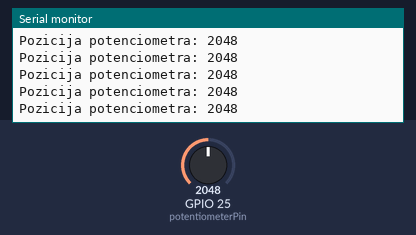
Bench run of a sketch on a simulated ESP32. Shown: the last lines printed to the serial monitor. The inputs (shaded band) are chosen by the test bench; at power-on: GPIO 25 (potentiometerPin) = 2048.

Above: at 1.2 s.
1.3 s: GPIO 25 (potentiometerPin) set to 11
At 2.2 s:
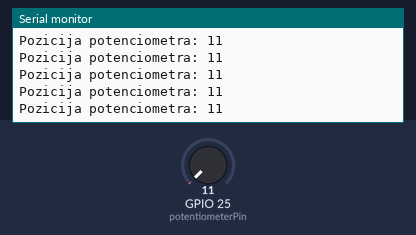
2.8 s: GPIO 25 (potentiometerPin) set to 8
At 3.4 s:
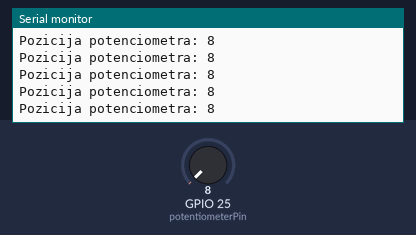
Timing chart, 0 to 5.8 s (numbered marks = the images above; inputs shaded):
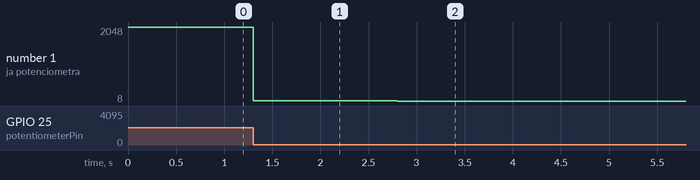

The sketch:

Potenciometar.ino
```cpp
// These constants won't change. They're used to give names to the pins used:
const int potentiometerPin = 25;  // Analog input pin that the potentiometer is attached to

void setup() {
  Serial.begin(115200);
}

void loop() {
  // read the analog in value:
  int pot_value = 0;        // value read from the pot
  pot_value = analogRead(potentiometerPin);

  // print the results to the Serial Monitor:
  Serial.print("Pozicija potenciometra: ");
  Serial.println(pot_value);

  delay(2);
}
```

Measured:
- after the input at 1.3 s, the serial monitor: prints a new line at once (image 1)
- after the input at 2.8 s, the serial monitor: prints a new line at once (image 2)
- plotted number 1: 2048 → 11 after the input at 1.3 s, 11 → 8 after the input at 2.8 s
